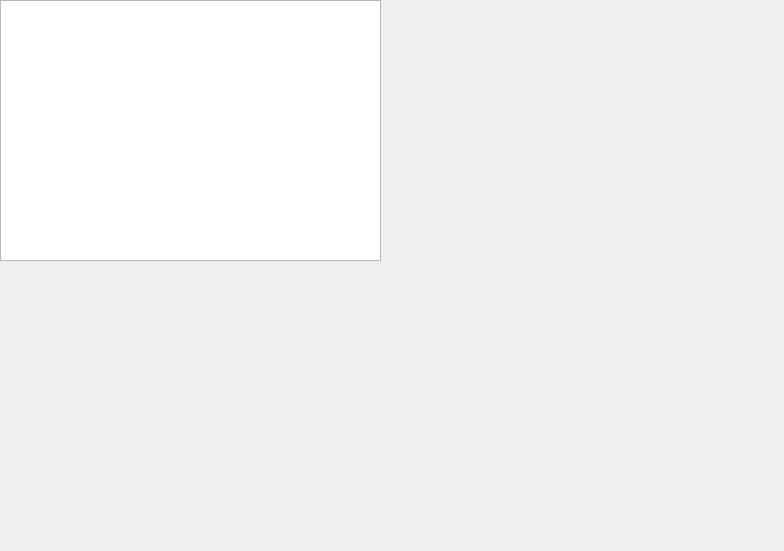
<?xml version="1.0" encoding="UTF-8"?>
<ui version="4.0">
 <class>BattleWindow</class>
 <widget class="QMainWindow" name="BattleWindow">
  <property name="geometry">
   <rect>
    <x>0</x>
    <y>0</y>
    <width>784</width>
    <height>551</height>
   </rect>
  </property>
  <property name="windowTitle">
   <string>BattleWindow</string>
  </property>
  <widget class="QWidget" name="centralWidget">
   <widget class="QGraphicsView" name="graphicsView">
    <property name="geometry">
     <rect>
      <x>0</x>
      <y>0</y>
      <width>381</width>
      <height>261</height>
     </rect>
    </property>
   </widget>
  </widget>
 </widget>
 <layoutdefault spacing="6" margin="11"/>
 <resources/>
 <connections/>
</ui>
